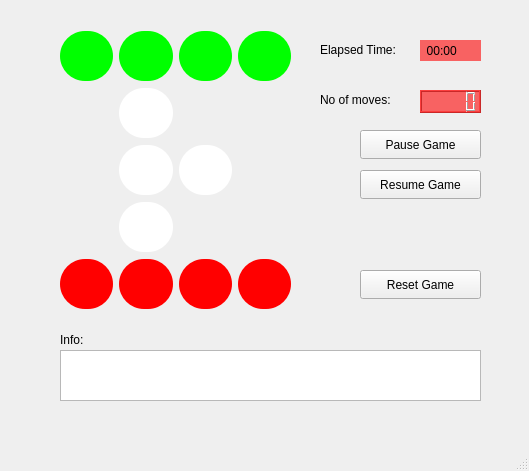
<?xml version="1.0" encoding="UTF-8"?>
<ui version="4.0">
 <class>MainWindow</class>
 <widget class="QMainWindow" name="MainWindow">
  <property name="geometry">
   <rect>
    <x>0</x>
    <y>0</y>
    <width>529</width>
    <height>471</height>
   </rect>
  </property>
  <property name="windowTitle">
   <string>MainWindow</string>
  </property>
  <widget class="QWidget" name="centralwidget">
   <widget class="QTextBrowser" name="textBrowserInfo">
    <property name="geometry">
     <rect>
      <x>60</x>
      <y>350</y>
      <width>421</width>
      <height>51</height>
     </rect>
    </property>
   </widget>
   <widget class="QWidget" name="gridLayoutWidget">
    <property name="geometry">
     <rect>
      <x>60</x>
      <y>30</y>
      <width>231</width>
      <height>280</height>
     </rect>
    </property>
    <layout class="QGridLayout" name="gridLayout">
     <item row="0" column="0">
      <widget class="QPushButton" name="slot_1x1">
       <property name="sizePolicy">
        <sizepolicy hsizetype="Minimum" vsizetype="Minimum">
         <horstretch>0</horstretch>
         <verstretch>0</verstretch>
        </sizepolicy>
       </property>
       <property name="styleSheet">
        <string notr="true">QPushButton {Height:50; Width : 50; border-radius: 25%; background-color: rgb(0, 255, 0); }
</string>
       </property>
       <property name="text">
        <string/>
       </property>
       <property name="autoDefault">
        <bool>false</bool>
       </property>
       <property name="default">
        <bool>false</bool>
       </property>
       <property name="flat">
        <bool>false</bool>
       </property>
      </widget>
     </item>
     <item row="2" column="2">
      <widget class="QPushButton" name="slot_3x3">
       <property name="styleSheet">
        <string notr="true">QPushButton {Height:50; Width : 50; border-radius: 25%; background-color: rgb(255, 255, 255); }</string>
       </property>
       <property name="text">
        <string/>
       </property>
      </widget>
     </item>
     <item row="0" column="2">
      <widget class="QPushButton" name="slot_1x3">
       <property name="styleSheet">
        <string notr="true">QPushButton {Height:50; Width : 50; border-radius: 25%; background-color: rgb(0, 255, 0); }</string>
       </property>
       <property name="text">
        <string/>
       </property>
      </widget>
     </item>
     <item row="1" column="1">
      <widget class="QPushButton" name="slot_2x2">
       <property name="styleSheet">
        <string notr="true">QPushButton {Height:50; Width : 50; border-radius: 25%; background-color: rgb(255, 255, 255); }</string>
       </property>
       <property name="text">
        <string/>
       </property>
      </widget>
     </item>
     <item row="0" column="3">
      <widget class="QPushButton" name="slot_1x4">
       <property name="styleSheet">
        <string notr="true">QPushButton {Height:50; Width : 50; border-radius: 25%; background-color: rgb(0, 255, 0); }</string>
       </property>
       <property name="text">
        <string/>
       </property>
      </widget>
     </item>
     <item row="3" column="1">
      <widget class="QPushButton" name="slot_4x2">
       <property name="styleSheet">
        <string notr="true">QPushButton {Height:50; Width : 50; border-radius: 25%; background-color: rgb(255, 255, 255); }</string>
       </property>
       <property name="text">
        <string/>
       </property>
      </widget>
     </item>
     <item row="0" column="1">
      <widget class="QPushButton" name="slot_1x2">
       <property name="styleSheet">
        <string notr="true">QPushButton {Height:50; Width : 50; border-radius: 25%; background-color: rgb(0, 255, 0); }</string>
       </property>
       <property name="text">
        <string/>
       </property>
      </widget>
     </item>
     <item row="2" column="1">
      <widget class="QPushButton" name="slot_3x2">
       <property name="styleSheet">
        <string notr="true">QPushButton {Height:50; Width : 50; border-radius: 25%; background-color: rgb(255, 255, 255); }</string>
       </property>
       <property name="text">
        <string/>
       </property>
      </widget>
     </item>
     <item row="4" column="0">
      <widget class="QPushButton" name="slot_5x1">
       <property name="styleSheet">
        <string notr="true">QPushButton {Height:50; Width : 50; border-radius: 25%; background-color: rgb(255, 0, 0); }</string>
       </property>
       <property name="text">
        <string/>
       </property>
      </widget>
     </item>
     <item row="4" column="1">
      <widget class="QPushButton" name="slot_5x2">
       <property name="styleSheet">
        <string notr="true">QPushButton {Height:50; Width : 50; border-radius: 25%; background-color: rgb(255, 0, 0); }</string>
       </property>
       <property name="text">
        <string/>
       </property>
      </widget>
     </item>
     <item row="4" column="2">
      <widget class="QPushButton" name="slot_5x3">
       <property name="styleSheet">
        <string notr="true">QPushButton {Height:50; Width : 50; border-radius: 25%; background-color: rgb(255, 0, 0); }</string>
       </property>
       <property name="text">
        <string/>
       </property>
      </widget>
     </item>
     <item row="4" column="3">
      <widget class="QPushButton" name="slot_5x4">
       <property name="styleSheet">
        <string notr="true">QPushButton {Height:50; Width : 50; border-radius: 25%; background-color: rgb(255, 0, 0); }</string>
       </property>
       <property name="text">
        <string/>
       </property>
      </widget>
     </item>
    </layout>
   </widget>
   <widget class="QPushButton" name="pushButtonReset">
    <property name="geometry">
     <rect>
      <x>360</x>
      <y>270</y>
      <width>121</width>
      <height>29</height>
     </rect>
    </property>
    <property name="text">
     <string>Reset Game</string>
    </property>
   </widget>
   <widget class="QLabel" name="labelInfo">
    <property name="geometry">
     <rect>
      <x>60</x>
      <y>330</y>
      <width>91</width>
      <height>20</height>
     </rect>
    </property>
    <property name="text">
     <string>Info:</string>
    </property>
   </widget>
   <widget class="QLabel" name="labelMoves">
    <property name="geometry">
     <rect>
      <x>320</x>
      <y>90</y>
      <width>91</width>
      <height>20</height>
     </rect>
    </property>
    <property name="text">
     <string>No of moves:</string>
    </property>
   </widget>
   <widget class="QLCDNumber" name="lcdMoves">
    <property name="geometry">
     <rect>
      <x>420</x>
      <y>90</y>
      <width>61</width>
      <height>23</height>
     </rect>
    </property>
    <property name="styleSheet">
     <string notr="true">background-color: rgba(255, 0, 0, 150);</string>
    </property>
   </widget>
   <widget class="QLabel" name="labelET">
    <property name="geometry">
     <rect>
      <x>420</x>
      <y>40</y>
      <width>61</width>
      <height>21</height>
     </rect>
    </property>
    <property name="styleSheet">
     <string notr="true">background-color: rgba(255, 0, 0, 150);
font: 10pt &quot;Segoe UI&quot;;</string>
    </property>
    <property name="text">
     <string>  00:00</string>
    </property>
   </widget>
   <widget class="QPushButton" name="pushButtonPause">
    <property name="geometry">
     <rect>
      <x>360</x>
      <y>130</y>
      <width>121</width>
      <height>29</height>
     </rect>
    </property>
    <property name="text">
     <string>Pause Game</string>
    </property>
   </widget>
   <widget class="QLabel" name="labelElapsedTime">
    <property name="geometry">
     <rect>
      <x>320</x>
      <y>40</y>
      <width>91</width>
      <height>20</height>
     </rect>
    </property>
    <property name="text">
     <string>Elapsed Time:</string>
    </property>
   </widget>
   <widget class="QPushButton" name="pushButtonResume">
    <property name="geometry">
     <rect>
      <x>360</x>
      <y>170</y>
      <width>121</width>
      <height>29</height>
     </rect>
    </property>
    <property name="text">
     <string>Resume Game</string>
    </property>
   </widget>
  </widget>
  <widget class="QMenuBar" name="menubar">
   <property name="geometry">
    <rect>
     <x>0</x>
     <y>0</y>
     <width>529</width>
     <height>26</height>
    </rect>
   </property>
  </widget>
  <widget class="QStatusBar" name="statusbar"/>
 </widget>
 <resources/>
 <connections/>
</ui>
